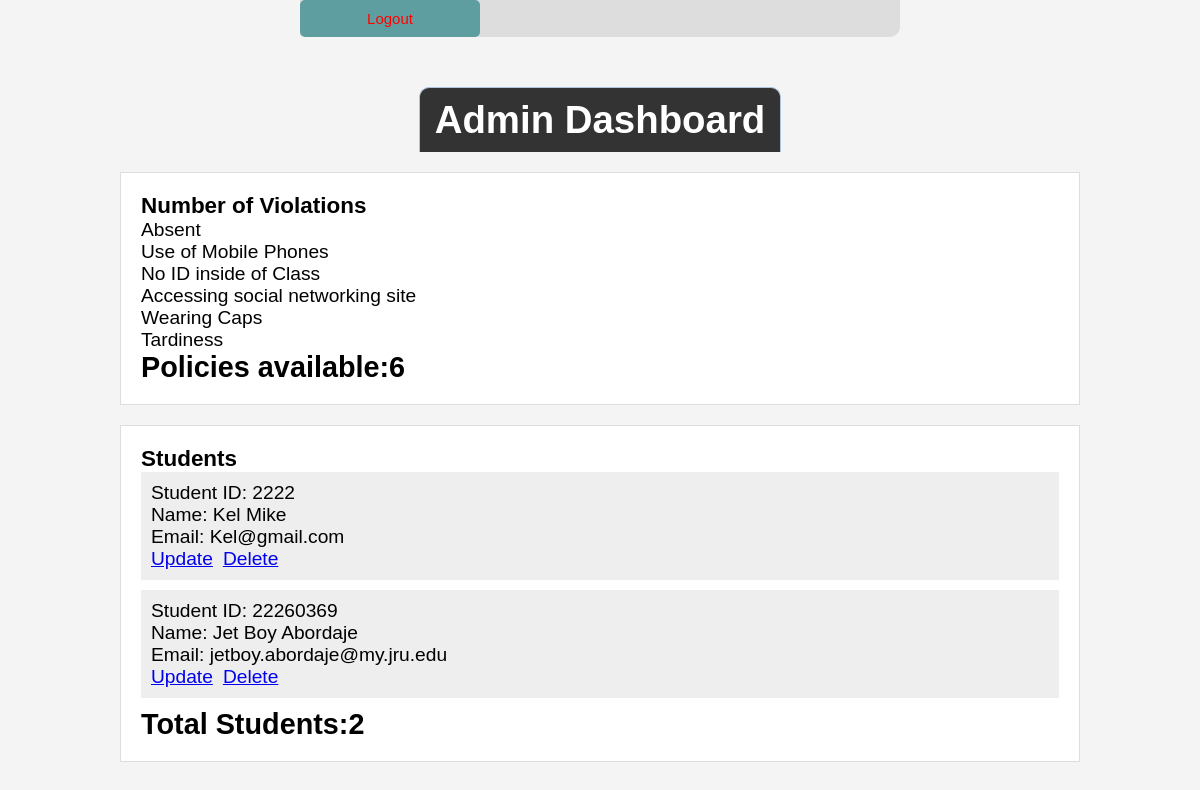
Page /dashboard.php on the committed database.
### tables this page shows
CREATE TABLE `policy` (
  `policynum` int(11) NOT NULL,
  `policyname` varchar(50) NOT NULL,
  `count` int(1) NOT NULL,
  `response` varchar(100) NOT NULL,
  `totalStudent` int(3) NOT NULL DEFAULT 0
);

CREATE TABLE `users` (
  `firstname` varchar(50) NOT NULL,
  `lastname` varchar(50) NOT NULL,
  `email` varchar(50) NOT NULL,
  `password` varchar(50) NOT NULL,
  `studentid` int(4) NOT NULL,
  `restriction` int(1) DEFAULT NULL
);

### dashboard.php (the view, shortened to what this page needs)
<?php include('server.php') ; ?>
<!DOCTYPE html>
<html>
<head>
    <link rel="stylesheet" type="text/css" href="style.css">
    <form method="get" action="index.php"><button type="submit" name="logout" style="color: red;">Logout</button></form>
</head>
<body>
    <div class="header">
        <h1>Admin Dashboard</h1>
    </div>
    <div class="container">
    <?php
        echo "<div class='dashboard-box'>";
        echo "<h3>Number of Violations</h3>";
        $query = $db->query("SELECT DISTINCT policynum, policyname FROM policy");
        $totalpolicies = mysqli_num_rows($query) ;
        while ($row = mysqli_fetch_assoc($query)) {
            $violationName = $row['policyname'];
            echo "<p>$violationName</p>";
        }
        echo "<h2>Policies available:" . $totalpolicies . "</h2> " ;
        echo "</div>";
    ?>
        <div class="dashboard-box student-list">
            <h3>Students</h3>
           <?php
                $sql = "SELECT * FROM users WHERE restriction <> 0 AND restriction <> 1";
                $result = $db->query($sql);
                $totalstudents = mysqli_num_rows($result);
                if ($result->num_rows > 0) {
                    while ($row = $result->fetch_assoc()) {
                        echo "<div class='student-record'>";
                        echo "Student ID: " . $row["studentid"] . "<br>";
                        echo "Name: " . $row["firstname"] . " " . $row["lastname"] . "<br>";
                        echo "Email: " . $row["email"] . "<br>";
                        echo "<a href='update.php?id=" . $row["studentid"] . "'>Update</a>";
                        echo "<a href='delete.php?id=" . $row["studentid"] . "'>Delete</a>";
                        echo "</div>";
                    }
                } else {
                    echo "0 results";
                }
                echo "<h2>Total Students:" . $totalstudents . "</h2> ";
            ?>
        </div>
    </div>
</body>
</html>

### style.css (style rules this page uses)
* { margin: 0px; padding: 0px; }
body { font-size: 120%; background: white; }
.header { width: 30%; margin: 50px auto 0px; color: white; background: #5F9EA0; text-align: center; border: 1px solid #B0C4DE; border-bottom: none; border-radius: 10px 10px 0px 0px; padding: 20px; }
form, .content { width: 50%; margin: 0px auto; padding: 0px; margin-bottom: 40px; background: #ddd; border-radius: 0px 0px 10px 10px; }
button { display: block; padding: 10px; font-size: 15px; color: white; background: #5F9EA0; border: none; border-radius: 5px; cursor: pointer; width: 30%; box-sizing: border-box; transition: background-color 0.3s ease; }

### dashboard.php (style rules this page uses)
body { font-family: Arial, sans-serif; margin: 0; padding: 0; background-color: #f4f4f4; }
.header { background-color: #333; color: #fff; padding: 10px 0; text-align: center; }
.container { width: 80%; margin: 20px auto; overflow: hidden; }
.dashboard-box { background-color: #fff; border: 1px solid #ddd; padding: 20px; margin-bottom: 20px; }
.dashboard-box h3 { margin-top: 0; }
.student-list { margin-top: 20px; }
.student-record { background-color: #eee; padding: 10px; margin-bottom: 10px; }
.student-record a { margin-right: 10px; }

### rows in the picture
policy: policyname "Absent"
policy: policyname "Use of Mobile Phones"
policy: policyname "No ID inside of Class"
policy: policyname "Accessing social networking site"
policy: policyname "Wearing Caps"
policy: policyname "Tardiness"
users: studentid "2222", firstname "Kel", lastname "Mike", email "Kel@gmail.com"
users: studentid "22260369", firstname "Jet Boy", lastname "Abordaje", email "jetboy.abordaje@my.jru.edu"

### other values in the picture
$totalpolicies "6"
$totalstudents "2"
